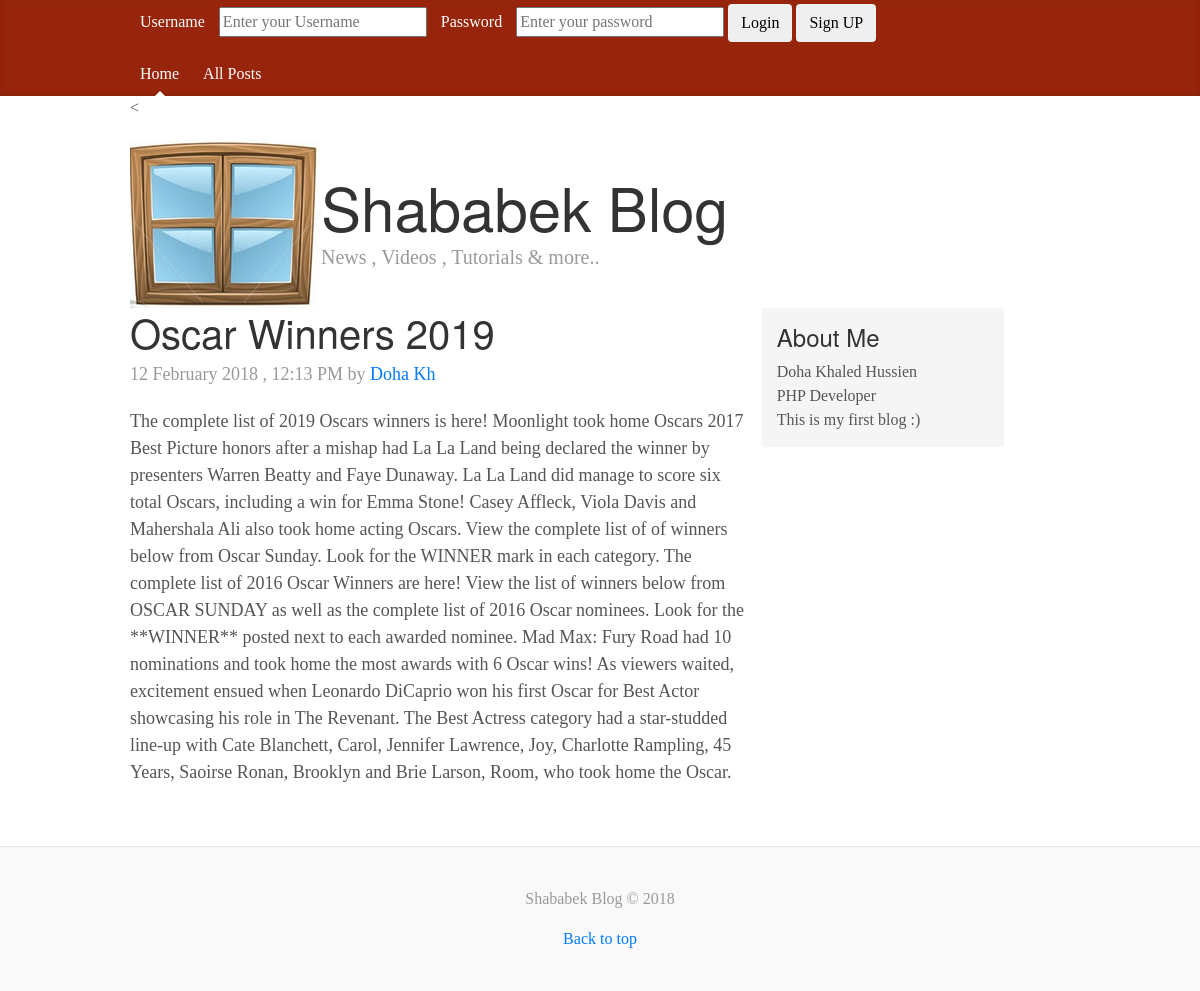
The page /post.php?id=1 on the database its author committed.
### tables this page shows
CREATE TABLE `posts` (
  `id` int(11) NOT NULL,
  `title` varchar(255) NOT NULL,
  `body` text NOT NULL,
  `author` varchar(255) NOT NULL,
  `date` timestamp NOT NULL DEFAULT CURRENT_TIMESTAMP
);

### libraries/Database.php (called while the page is built, shortened)
<?php
class Database
{
	public $host= DB_HOST;
	public $username = DB_USER;
	public $passward = DB_PASS;
	public $db_name = DB_NAME;
	public $link;
	private function connect(){
		$this->link = new mysqli($this->host , $this->username , $this->passward , $this->db_name);
	}
	public function select($query)
	{
			$result = $this->link->query($query) or die ($this->link->error.__LINE__);
			if ($result->num_rows > 0)
			{
				return $result;
			}
			else{
				return false;
			}
	}
}

### helpers/format_helper.php (called while the page is built, shortened)
<?php
function formatDate($date) {
	return date('h F Y , h:i A', strtotime($date));
}
?>

### post.php (the view)
<?php include 'includes/header.php' ?>
<?php
	$id = $_GET['id'];
$db = new Database();
$query = "SELECT * FROM posts WHERE id =".$id;
$post = $db->select($query)->fetch_assoc();
?>
<div class="blog-post">
	<h4 class="blog-post-title"><?php echo $post['title']; ?></h4>
	<p class="blog-post-meta"><?php echo formatDate($post['date']); ?> by <a href="#"><?php echo $post['author']; ?></a></p>
	<?php echo $post['body']; ?>
	</div>
	<?php include 'includes/footer.php' ?>

### css/custom.css (style rules this page uses)
body { font-family: Georgia, "Times New Roman", Times, serif; color: #555; }
h1, .h1, h2, .h2, h3, .h3, h4, .h4, h5, .h5, h6, .h6 { margin-top: 0; font-family: "Helvetica Neue", Helvetica, Arial, sans-serif; font-weight: normal; color: #333; }
.blog-post { margin-bottom: 60px; }
.blog-post-title { margin-bottom: 5px; font-size: 40px; }
.blog-post-meta { margin-bottom: 20px; color: #999; }

### rows shown on the page
posts: title "Oscar Winners 2019", date "12 February 2018 , 12:13 PM", author "Doha Kh", body "The complete list of 2019 Oscars winners is here! Moonlight took home Oscars 2017 Best Picture honors after a mishap had La La Land being declared the winner by presenters Warren Beatty and Faye Dunaway. La La Land did manage to score six total Oscars, including a win for Emma Stone! Casey Affleck, Viola Davis and Mahershala Ali also took home acting Oscars. View the complete list of of winners below from Oscar Sunday. Look for the WINNER mark in each category. The complete list of 2016 Oscar Winners are here! View the list of winners below from OSCAR SUNDAY as well as the complete list of 2016 Oscar nominees. Look for the **WINNER** posted next to each awarded nominee. Mad Max: Fury Road…"
